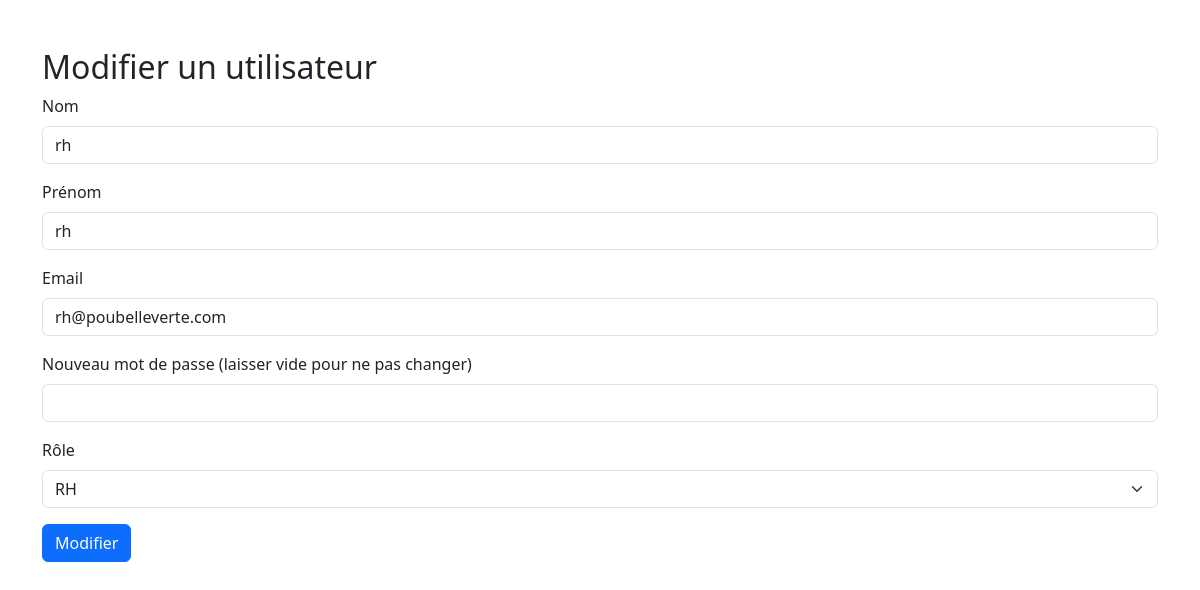
The page /admin/modifier_utilisateur.php?id=2 (signed in) on the database its author committed.
### tables this page shows
CREATE TABLE `utilisateurs` (
  `id` int(11) NOT NULL,
  `nom` varchar(100) NOT NULL,
  `prenom` varchar(100) DEFAULT NULL,
  `email` varchar(100) NOT NULL,
  `mot_de_passe` varchar(255) NOT NULL,
  `role_id` int(11) NOT NULL,
  `date_embauche` date DEFAULT NULL,
  `disponibilite` varchar(255) DEFAULT NULL
);

CREATE TABLE `roles` (
  `id` int(11) NOT NULL,
  `nom` varchar(50) NOT NULL
);

### admin/modifier_utilisateur.php (the view, shortened to what this page needs)
<?php
$servername = "localhost";
$username_db = "root";
$password_db = "";
$dbname = "poubelle_verte";
$conn = new mysqli($servername, $username_db, $password_db, $dbname);
if (isset($_GET['id'])) {
    $userId = $_GET['id'];
    $stmt = $conn->prepare("SELECT * FROM utilisateurs WHERE id = ?");
    $stmt->bind_param("i", $userId);
    $stmt->execute();
    $result = $stmt->get_result();
    $utilisateur = $result->fetch_assoc();
} else {
    die("ID d'utilisateur non spécifié.");
}
$sqlRoles = "SELECT * FROM roles";
$resultRoles = $conn->query($sqlRoles);
$nom = $utilisateur['nom'];
$prenom = $utilisateur['prenom'];
$email = $utilisateur['email'];
$roleId = $utilisateur['role_id'];
?>
<!DOCTYPE html>
<html>
<head>
    <link rel="stylesheet" href="https://cdn.jsdelivr.net/npm/bootstrap@5.3.0/dist/css/bootstrap.min.css">
</head>
<body>
    <div class="container mt-5">
        <h2>Modifier un utilisateur</h2>
        <form method="POST">
            <div class="mb-3">
                <label for="nom" class="form-label">Nom</label>
                <input type="text" class="form-control" id="nom" name="nom" value="<?php echo $nom; ?>" required>
            </div>
            <div class="mb-3">
                <label for="prenom" class="form-label">Prénom</label>
                <input type="text" class="form-control" id="prenom" name="prenom" value="<?php echo $prenom; ?>" required>
            </div>
            <div class="mb-3">
                <label for="email" class="form-label">Email</label>
                <input type="email" class="form-control" id="email" name="email" value="<?php echo $email; ?>" required>
            </div>
            <div class="mb-3">
                <label for="password" class="form-label">Nouveau mot de passe (laisser vide pour ne pas changer)</label>
                <input type="password" class="form-control" id="password" name="password">
            </div>
            <div class="mb-3">
                <label for="role" class="form-label">Rôle</label>
                <select class="form-select" id="role" name="role_id" required>
                    <?php while ($role = $resultRoles->fetch_assoc()) { ?>
                        <option value="<?php echo $role['id']; ?>" <?php echo ($role['id'] == $roleId) ? 'selected' : ''; ?>>
                            <?php echo $role['nom']; ?>
                        </option>
                    <?php } ?>
                </select>
            </div>
            <button type="submit" class="btn btn-primary">Modifier</button>
        </form>
    </div>
</body>
</html>

### rows shown on the page
utilisateurs: nom "rh", prenom "rh", email "rh@poubelleverte.com", role_id "RH"
